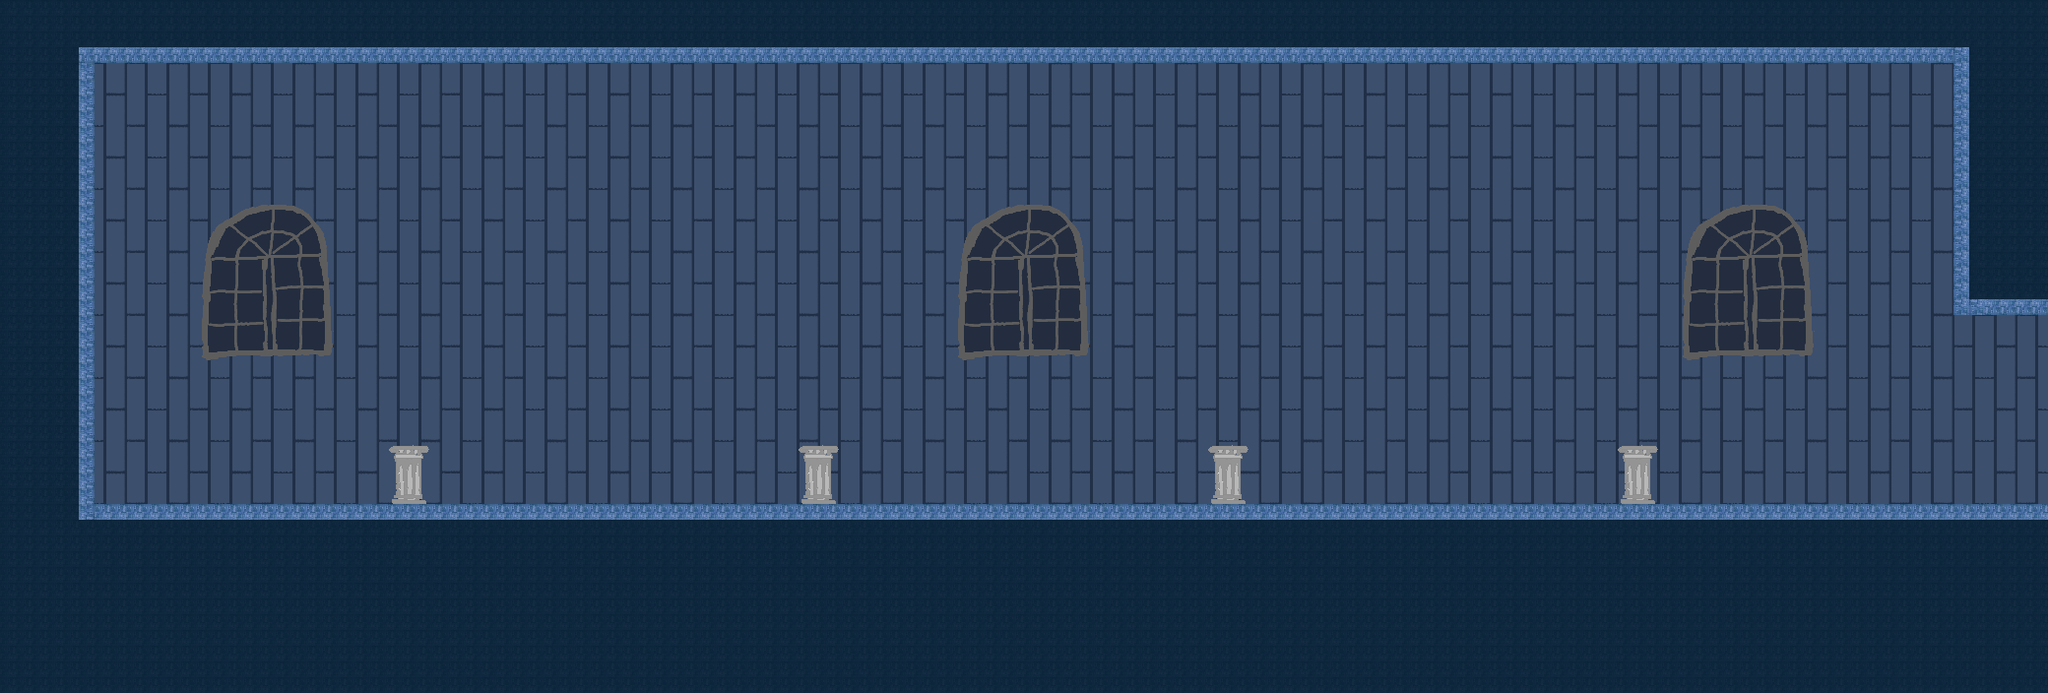

This is a level from a 2D game, rendered from its Tiled map with the project's own tilesets. A one-line summary and the map file follow, with tile-layer data summarised:
An orthogonal 65x22 tile map with 32x32 px tiles, 4 tile layers (background, background2, platforms, jumpthru) and 17 objects.

<map version="1.0" orientation="orthogonal" renderorder="right-down" width="65" height="22" tilewidth="32" tileheight="32" nextobjectid="44">
 <tileset firstgid="1" name="tileset" tilewidth="32" tileheight="32" tilecount="800" columns="40">
  <image source="tileset_library.png" width="1280" height="640" />
 </tileset>
 <layer name="background" width="65" height="22">
  <data>[1430 cells, 1430 non-empty, 4 distinct tile ids]</data>
 </layer>
 <layer name="background2" width="65" height="22">
  <data>[1430 cells, 546 non-empty, 35 distinct tile ids]</data>
 </layer>
 <layer name="platforms" width="65" height="22">
  <data>[1430 cells, 163 non-empty, 9 distinct tile ids]</data>
 </layer>
 <layer name="jumpthru" width="65" height="22">
  <data>[1430 cells, 0 non-empty, 0 distinct tile ids]</data>
 </layer>
 <objectgroup name="sprites">
  <object id="16" gid="85" x="808" y="454" width="32" height="32" />
  <object id="23" gid="85" x="1224" y="454" width="32" height="32" />
  <object id="24" gid="85" x="1640" y="454" width="32" height="32" />
  <object id="25" gid="166" x="1376" y="96" width="32" height="32">
   <properties>
    <property name="delay" type="int" value="1000" />
    <property name="timer" type="int" value="1500" />
   </properties>
  </object>
  <object id="26" gid="166" x="1408" y="96" width="32" height="32">
   <properties>
    <property name="delay" type="int" value="800" />
    <property name="timer" type="int" value="1500" />
   </properties>
  </object>
  <object id="27" gid="166" x="1440" y="96" width="32" height="32">
   <properties>
    <property name="delay" type="int" value="600" />
    <property name="timer" type="int" value="1500" />
   </properties>
  </object>
  <object id="28" gid="166" x="1472" y="96" width="32" height="32">
   <properties>
    <property name="delay" type="int" value="400" />
    <property name="timer" type="int" value="1500" />
   </properties>
  </object>
  <object id="29" gid="166" x="1504" y="96" width="32" height="32">
   <properties>
    <property name="delay" type="int" value="200" />
    <property name="timer" type="int" value="1500" />
   </properties>
  </object>
  <object id="32" gid="166" x="1056" y="96" width="32" height="32">
   <properties>
    <property name="delay" type="int" value="400" />
    <property name="timer" type="int" value="1500" />
   </properties>
  </object>
  <object id="33" gid="166" x="1024" y="96" width="32" height="32">
   <properties>
    <property name="delay" type="int" value="600" />
    <property name="timer" type="int" value="1500" />
   </properties>
  </object>
  <object id="34" gid="166" x="1088" y="96" width="32" height="32">
   <properties>
    <property name="delay" type="int" value="200" />
    <property name="timer" type="int" value="1500" />
   </properties>
  </object>
  <object id="35" gid="166" x="960" y="96" width="32" height="32">
   <properties>
    <property name="delay" type="int" value="1000" />
    <property name="timer" type="int" value="1500" />
   </properties>
  </object>
  <object id="36" gid="166" x="992" y="96" width="32" height="32">
   <properties>
    <property name="delay" type="int" value="800" />
    <property name="timer" type="int" value="1500" />
   </properties>
  </object>
  <object id="37" gid="9" x="400" y="448" width="32" height="32">
   <properties>
    <property name="ability" type="int" value="1" />
   </properties>
  </object>
 </objectgroup>
 <objectgroup name="transitions">
  <object id="38" gid="167" x="2072" y="328" width="32" height="32">
   <properties>
    <property name="side" value="right" />
    <property name="toMap" value="10x8" />
   </properties>
  </object>
  <object id="39" gid="168" x="2072" y="536" width="32" height="32">
   <properties>
    <property name="toMap" value="10x8" />
   </properties>
  </object>
  <object id="40" gid="169" x="2016" y="352" width="32" height="32">
   <properties>
    <property name="fromMap" value="10x8" />
   </properties>
  </object>
 </objectgroup>
</map>
